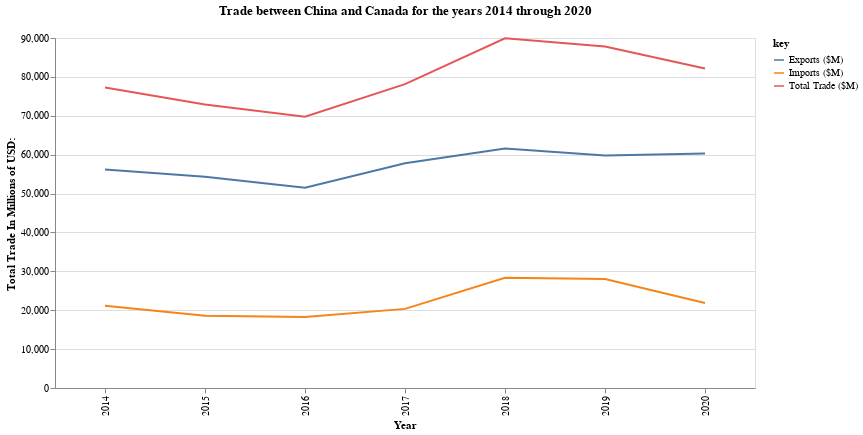

Notebook code cell kept with this figure:
### Code cell
my_altair.get_altaire_line_chart_county_trade_for_matrix("China", "Canada")

### Figure 1 — Vega-Lite specification as saved in the notebook (floating-point values rounded to 4 significant figures)
{"config": {"view": {"continuousWidth": 400, "continuousHeight": 300}}, "layer": [{"mark": "line", "encoding": {"color": {"field": "key", "type": "nominal"}, "x": {"axis": {"title": "Year"}, "field": "year", "type": "ordinal"}, "y": {"axis": {"title": "Total Trade In Millions of USD:"}, "field": "value", "type": "quantitative"}}, "height": 350, "title": "Trade between China and Canada for the years 2014 through 2020", "transform": [{"fold": ["Total Trade ($M)", "Exports ($M)", "Imports ($M)"]}], "width": 700}, {"mark": {"type": "circle", "color": "red", "opacity": 0.0, "size": 1000}, "encoding": {"tooltip": [{"field": "Total Trade ($M)", "type": "quantitative"}, {"field": "Exports ($M)", "type": "quantitative"}, {"field": "Imports ($M)", "type": "quantitative"}], "x": {"axis": {"title": ""}, "field": "year", "type": "ordinal"}, "y": {"axis": {"title": ""}, "field": "value", "type": "quantitative"}}, "transform": [{"fold": ["Total Trade ($M)", "Exports ($M)", "Imports ($M)"]}], "width": 700}], "data": {"name": "data-49218411c510861ec0e592a57bdc80bc"}, "$schema": "https://vega.github.io/schema/vega-lite/v4.17.0.json", "datasets": {"data-49218411c510861ec0e592a57bdc80bc": [{"Trading Partner": "Canada", "Total Trade ($M)": 77290.0, "RtW (%)": 1.79, "Exports ($M)": 56160.0, "RtW (%).1": 2.38, "Imports ($M)": 21130.0, "RtW (%).2": 1.08, "Net Exports ($M)": 35030.0, "Exports Ticker": "156D1924 Index", "Imports Ticker": "924D1156 Index", "country": "China", "year": 2014}, {"Trading Partner": "Canada", "Total Trade ($M)": 72880.0, "RtW (%)": 1.86, "Exports ($M)": 54330.0, "RtW (%).1": 2.35, "Imports ($M)": 18550.0, "RtW (%).2": 1.16, "Net Exports ($M)": 35780.0, "Exports Ticker": "156D1924 Index", "Imports Ticker": "924D1156 Index", "country": "China", "year": 2015}, {"Trading Partner": "Canada", "Total Trade ($M)": 69740.0, "RtW (%)": 1.82, "Exports ($M)": 51490.0, "RtW (%).1": 2.3, "Imports ($M)": 18250.0, "RtW (%).2": 1.15, "Net Exports ($M)": 33240.0, "Exports Ticker": "156D1924 Index", "Imports Ticker": "924D1156 Index", "country": "China", "year": 2016}, {"Trading Partner": "Canada", "Total Trade ($M)": 78150.0, "RtW (%)": 1.83, "Exports ($M)": 57800.0, "RtW (%).1": 2.38, "Imports ($M)": 20350.0, "RtW (%).2": 1.11, "Net Exports ($M)": 37460.0, "Exports Ticker": "156D1924 Index", "Imports Ticker": "924D1156 Index", "country": "China", "year": 2017}, {"Trading Partner": "Canada", "Total Trade ($M)": 89920.0, "RtW (%)": 1.89, "Exports ($M)": 61560.0, "RtW (%).1": 2.34, "Imports ($M)": 28360.0, "RtW (%).2": 1.33, "Net Exports ($M)": 33190.0, "Exports Ticker": "156D1924 Index", "Imports Ticker": "924D1156 Index", "country": "China", "year": 2018}, {"Trading Partner": "Canada", "Total Trade ($M)": 87830.0, "RtW (%)": 1.9, "Exports ($M)": 59790.0, "RtW (%).1": 2.35, "Imports ($M)": 28030.0, "RtW (%).2": 1.35, "Net Exports ($M)": 31760.0, "Exports Ticker": "156D1924 Index", "Imports Ticker": "924D1156 Index", "country": "China", "year": 2019}, {"Trading Partner": "Canada", "Total Trade ($M)": 82150.0, "RtW (%)": 1.8, "Exports ($M)": 60280.0, "RtW (%).1": 2.41, "Imports ($M)": 21870.0, "RtW (%).2": 1.06, "Net Exports ($M)": 38400.0, "Exports Ticker": "156D1924 Index", "Imports Ticker": "924D1156 Index", "country": "China", "year": 2020}]}}
